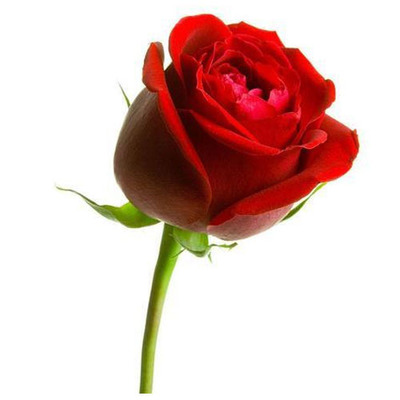
#> input picture images/rose.jpg, 400 x 400 px, found by its file name
$ jupyter execute 'Smoothing Images.ipynb'
#> lines starting #> are read from the running program, lines starting #| are printed output that depends on the picture
[cell 1]
import cv2
import numpy as np
# from my_patches import cv2_imshow, show_images
from google.colab.patches import cv2_imshow

[cell 2]
image = cv2.imread("rose.jpg")
#> image is the input picture: shape (400, 400, 3); mean B, G, R 190.9, 195.6, 224.4
cv2_imshow(image)

[cell 3]
average = cv2.blur(image,(9,9))
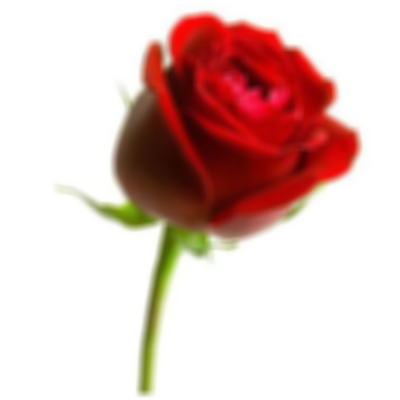
#> average: shape (400, 400, 3); mean B, G, R 190.9, 195.6, 224.4
cv2_imshow(average)

[cell 4]
gauss_noise = cv2.imread("gaussian rose.jpg")
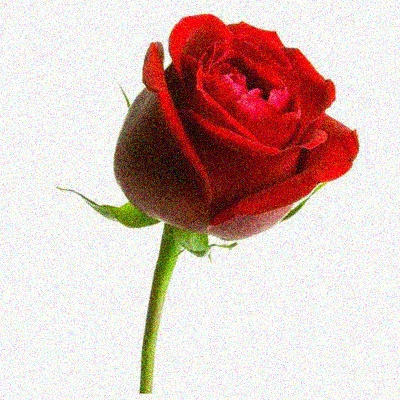
#> input picture images/gaussian rose.jpg, 400 x 400 px, found by its file name
#> gauss_noise is the input picture: shape (400, 400, 3); mean B, G, R 184.7, 189.2, 216.2
cv2_imshow(gauss_noise)

[cell 5]
smooth = cv2.GaussianBlur(gauss_noise,(7,7),3)
cv2_imshow(smooth)

[cell 6]
salt_pepper = cv2.imread("salt pepper rose.jpg")
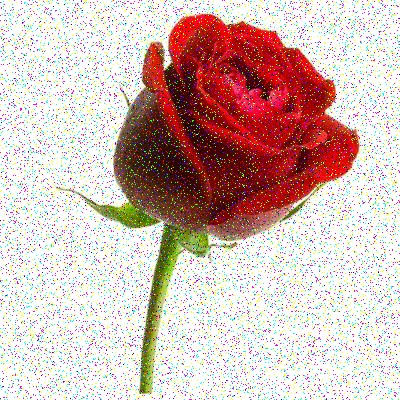
#> input picture images/salt pepper rose.jpg, 400 x 400 px, found by its file name
#> salt_pepper is the input picture: shape (400, 400, 3); mean B, G, R 180.9, 186.6, 210.3
cv2_imshow(salt_pepper)

[cell 7]
smooth = cv2.medianBlur(salt_pepper,7)
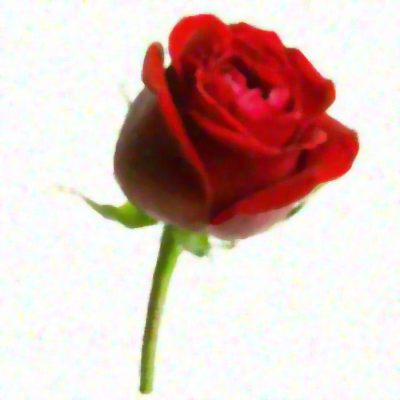
#> smooth: shape (400, 400, 3); mean B, G, R 188.9, 194.3, 220.1
cv2_imshow(smooth)
